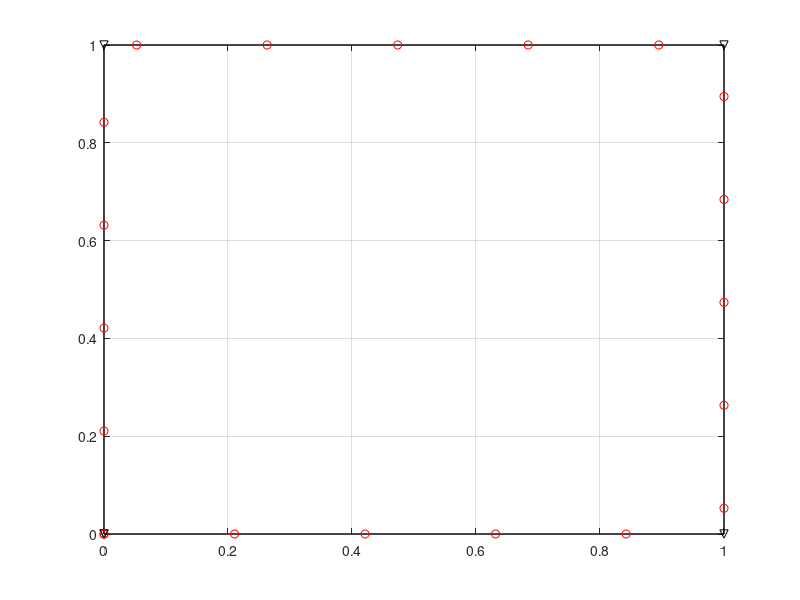

Write the MATLAB code that produced this figure.
% here is a simple polygon, a triangle. Note that
% I've wrapped the ends, so that the last point is
% also the first point. This is necessary.
px = [0 1 0 0];
py = [0 0 1 0];

px = [0 0 1 1 0];
py = [0 1 1 0 0];
% t is the cumulative arclength along the edges of the polygon.
t = cumsum(sqrt([0,diff(px(:)').^2] + [0,diff(py(:)').^2]));

% The total distance around the polygon is t(end)
tmax = t(end);

% create a piecewise linear spline for each of px and py,
% as a function of the cumulative chordwise arclength.
splx = mkpp(t,[diff(px(:))./diff(t'),px(1:(end-1))']);
sply = mkpp(t,[diff(py(:))./diff(t'),py(1:(end-1))']);

% now interpolate the polygon splines, splx and sply.
% Nt is the number of points to generate around the
% polygon. The first and last points should be replicates
% at least to within floating point trash.)
Nt = 20;
tint = linspace(0,tmax,Nt);

qx = ppval(splx,tint);
qy = ppval(sply,tint);

% plot the polygon itself, as well as the generated points.
plot(px,py,'k-v',qx,qy,'ro')
grid on